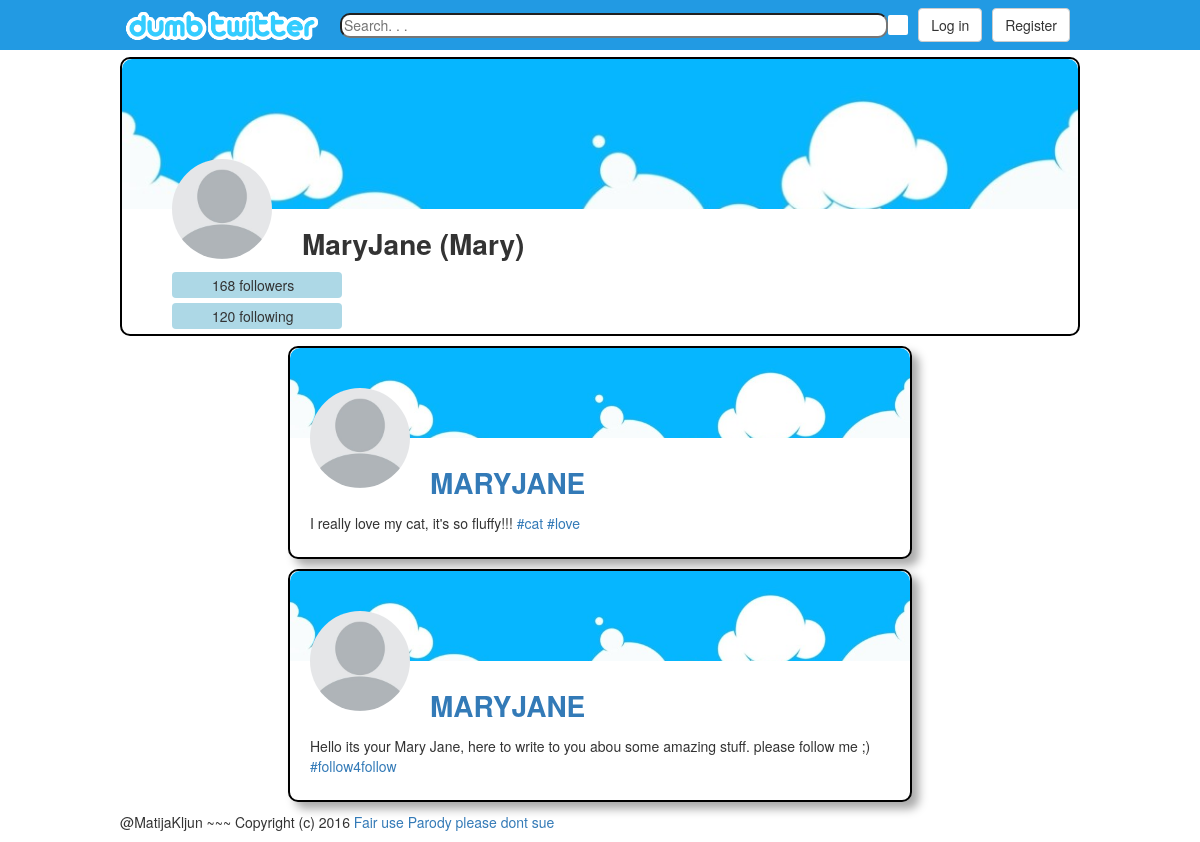
The page /microblog/profile/8/ on the database as committed earlier.
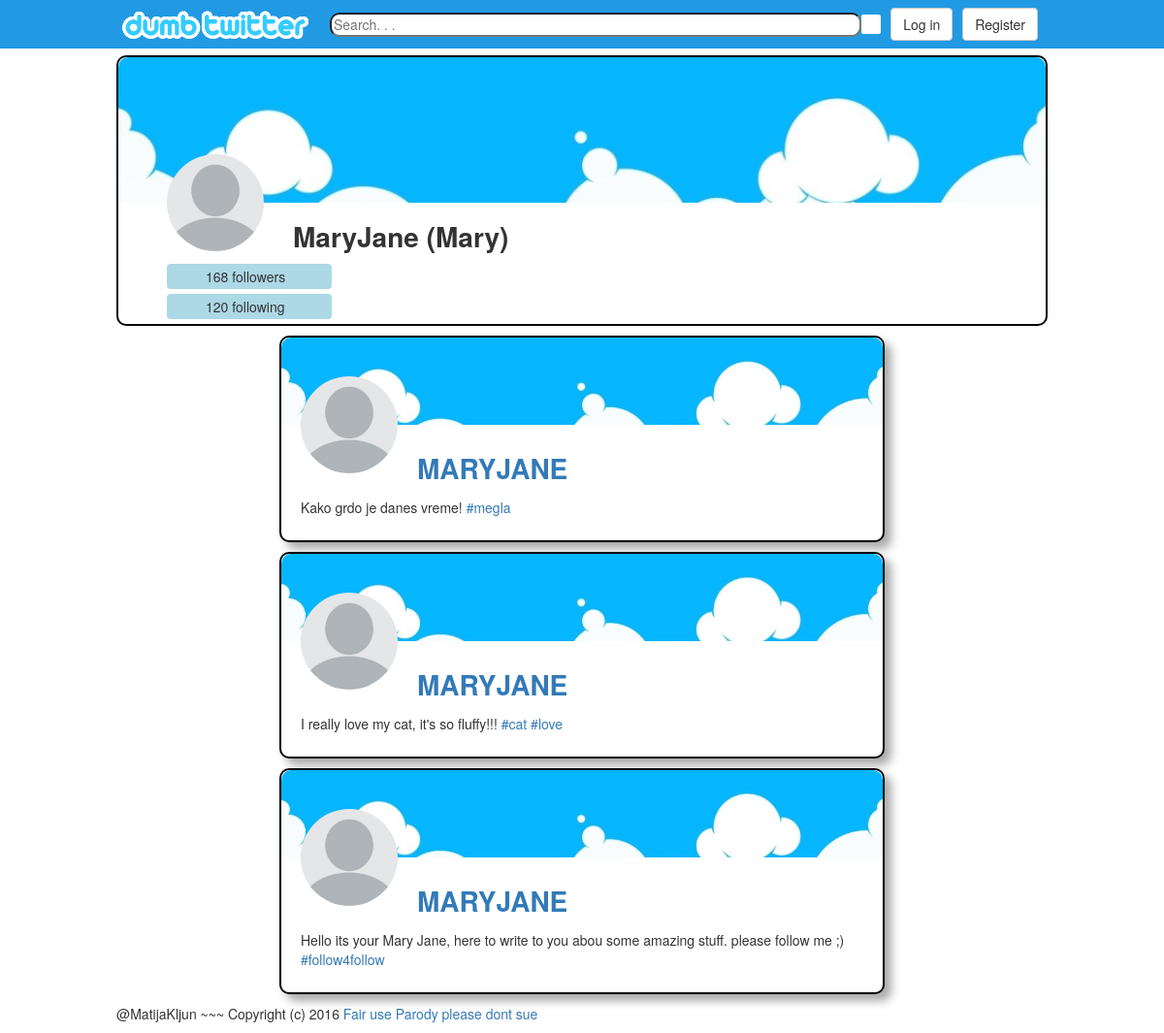
The same page on the database as committed later.
### microblog_web/models.py (models this page shows)
class Post(models.Model):
    profile = models.ForeignKey(Profile, on_delete=models.CASCADE)
    content = models.TextField()
    pub_date = models.DateTimeField(default=datetime.now)
    objects = PostManager()

class Profile(models.Model):
    user = models.ForeignKey(User, on_delete=models.CASCADE)
    displayName = models.CharField(max_length=30)
    description = models.CharField(max_length=150, default='')
    coverImage = models.CharField(max_length=100, default='microblog/img/cover-image.jpg')
    profileImage = models.CharField(max_length=100, default='microblog/img/profile-image.jpg')
    objects = ProfileManager()

### microblog_web/views.py (the view)
# urls.py: url(r'^profile/(?P<id>[0-9]+)/$', views.user_profile, name='user_profile'),
def user_profile(request, id):
    context = {}
    profile = Profile.objects.get(user__pk = id)
    posts = Post.objects.filter(profile=profile).order_by('-pub_date')
    context['profile'] = profile
    context['posts'] = posts
    return render(request, 'microblog_web/profile.html', context)

### microblog_web/templatetags/microblogtags.py (called while the page is built)
def hashrepl(matchobj):
    return "<a href=\"/microblog/hashtag/" + str(matchobj.group(0)[1:]) + "\">" + str(matchobj.group(0)) + "</a>"

@register.filter(name="editpost")
def hashtag(content):
    content = mark_safe(re.sub('\@[0-9\w_]{1,100}\\b', afnarepl, content))
    return mark_safe(re.sub('\#[0-9\w]{1,100}\\b', hashrepl, content))

### microblog_web/templates/microblog_web/profile.html (shortened to what this page needs)
{% extends "microblog_web/base.html" %}
{% load static %}
{% block main %}
    <div class="centered-content">
        <div class="profile-site-container">
            <div class="profile-site">
                    <div class="cover-image">
                        <img class="cover-image" src="{% static 'microblog/img/cover-image.jpg' %}" alt="cover photo" />
                    </div>
                    <div class="profile-image-div">
                        <img class="profile-image" src="{% static 'microblog/img/profile-image.jpg' %}" alt="profile picture" />
                    </div>
                    <h1 class="profile-name">{{profile.displayName}} ({{profile.user.username}})</h1>
                    <div class="profile-desc">
                        <div class="profile-tags">
                            <div class="tag"><span class="sprite sprite-people"></span><span>168</span> followers</div>
                            <div class="tag"><span class="sprite sprite-people"></span><span>120</span> following</div>
                        </div>
                    </div>
            </div>
            <div class="profile-posts">
                {% for post in posts %}
                    {% include 'microblog_web/post.html' %}
                {% endfor %}
            </div>
        </div>
    </div>
{% endblock %}

### microblog_web/templates/microblog_web/post.html
{% load static %}
{% load microblogtags %}
<article class="post">
    <div class="cover-image">
        <img class="cover-image" src="{% static post.profile.coverImage %}" alt="cover photo" />
    </div>
    <div class="profile-image-div">
        <img class="profile-image" src="{% static post.profile.profileImage %}" alt="profile picture" />
    </div>
    <h2 class="profile-name"><a href="/microblog/profile/{{post.profile.user.id}}">{{post.profile.displayName | upper}}</a></h2>
    <div class="post-text">
            {{post.content|editpost}}
    </div>
    <div class="tags">
    </div>
</article>

Rows that differ between the two databases and show on the page:
added Post: profile.coverImage (picture), profile.profileImage (picture), profile.displayName "MARYJANE", content|editpost "Kako grdo je danes vreme! #megla"
